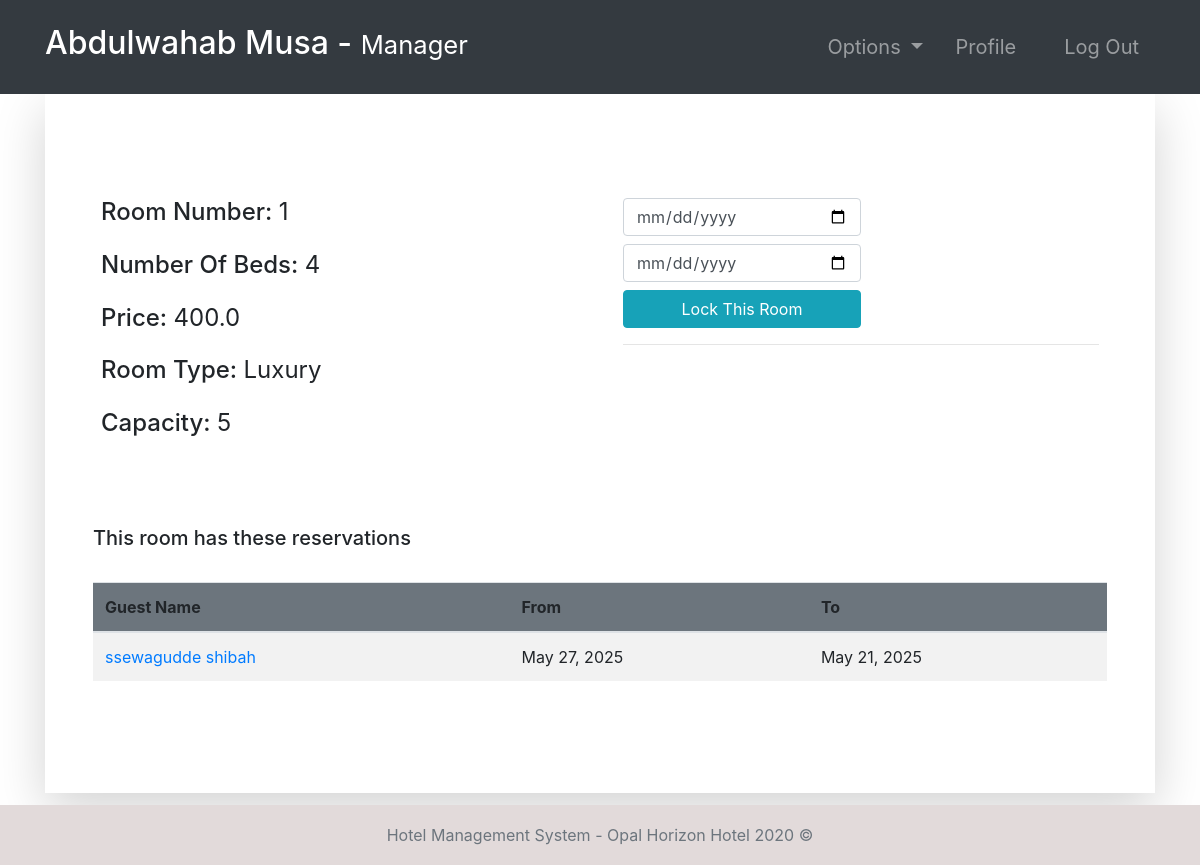
/room-profile/1/ (signed in), run on the app's committed database.
### room/models.py (models this page shows, shortened)
class Room(models.Model):
    ROOM_TYPES = (
        ('King', 'King'),
        ('Luxury', 'Luxury'),
        ('Normal', 'Normal'),
        ('Economic', 'Economic'),
    )
    number = models.IntegerField(primary_key=True)
    capacity = models.SmallIntegerField()
    numberOfBeds = models.SmallIntegerField()
    roomType = models.CharField(max_length=20, choices=ROOM_TYPES)
    price = models.FloatField()
    statusStartDate = models.DateField(null=True)
    statusEndDate = models.DateField(null=True)

class Booking(models.Model):
    roomNumber = models.ForeignKey(Room, on_delete=models.CASCADE)
    guest = models.ForeignKey('accounts.Guest', null=True, on_delete=models.CASCADE)
    dateOfReservation = models.DateField(default=timezone.now)
    startDate = models.DateField()
    endDate = models.DateField()

### accounts/models.py (models this page shows, shortened)
class Guest(models.Model):
    user = models.OneToOneField(User, null=True, on_delete=models.CASCADE)
    phoneNumber = PhoneNumberField(unique=True)

### room/views.py (the view, shortened to what this page needs)
# urls.py: path('room-profile/<str:id>/', room_profile, name="room-profile"),
@login_required(login_url='login')
def room_profile(request, id):
    role = str(request.user.groups.all()[0])
    path = role + "/"
    tempRoom = Room.objects.get(number=id)
    bookings = Booking.objects.filter(roomNumber=tempRoom)
    guests = Guest.objects.all()
    bookings2 = Booking.objects.all()
    context = {
        "role": role,
        "bookings": bookings,
        "room": tempRoom,
        "guests": guests,
        "bookings2": bookings2
    }
    return render(request, path + "room-profile.html", context)

### templates/manager/room-profile.html
{% extends '../index.html' %}
{% block context %}
{% include '../common_pages/room-profile.html' %}
{% endblock %}

### templates/incs/nav.html (shortened to what this page needs)
<nav class="navbar navbar-dark bg-dark navbar-expand-lg py-3 " role="navigation">
    <div class="container">
        <a href="" class="navbar-brand">
            <h2 class="text-capitalize">
                {{ request.user.first_name }} {{ request.user.last_name }} -
                <small>
                    {{ role }}
                </small>
            </h2>
        </a>
        <div class="collapse navbar-collapse" id="navbarTags">
            <ul class="navbar-nav ml-auto">
                <li class="nav-item dropdown p-2">
                    <a class="nav-link dropdown-toggle" href="#" id="navbarDropdown" role="button"
                        data-toggle="dropdown" aria-haspopup="true" aria-expanded="false">
                        Options
                    </a>
                </li>
                <li class="nav-item mr-3 p-2">
                    {% if role == 'staff' or role == 'receptionist' or role == 'admin' or role == 'manager' %}
                    <a href="{% url 'employee-profile' user.id %}" class="nav-link">Profile</a>
                    {% endif %}
                </li>
                <li class="nav-item p-2 ">
                    <a href="{% url 'logout' %}" class="nav-link">Log Out</a>
                </li>
            </ul>
        </div>
    </div>
</nav>

### templates/common_pages/room-profile.html (shortened to what this page needs)
<div class="container">
    <div class="shadow-lg p-5">
        <div class="row mt-5">
            <div class="col-6">
                <div class="p-2 h4">
                    <span>Room Number:</span>
                    <span class="font-weight-normal">{{room.number}}</span>
                </div>
                <div class="p-2 h4">
                    <span>Number Of Beds:</span>
                    <span class="font-weight-normal">{{room.numberOfBeds}}</span>
                </div>
                <div class="p-2 h4">
                    <span>Price:</span>
                    <span class="font-weight-normal">{{room.price}}</span>
                </div>
                <div class="p-2 h4">
                    <span>Room Type:</span>
                    <span class="font-weight-normal">{{ room.roomType }}</span>
                </div>
                <div class="p-2 h4">
                    <span>Capacity: </span>
                    <span class="font-weight-normal">{{room.capacity}}</span>
                </div>
            </div>
            <div class="col-6">
                {% if role == "manager" or role == "admin" %}
                <div class="p-2 h4 ">
                    <form action="" method="POST">
                        <input type="date" placeholder="Enter Start Date" name="bsd" required
                            class="form-control w-50 mb-2">
                        <input type="date" placeholder="Enter End Date" name="bed" required
                            class="form-control w-50 mb-2">
                        <button name="lockRoom" type="submit" class="btn btn-info w-50">Lock This Room</button>
                        <br>
                    </form>
                    <form action="" method="POST">
                        <hr>
                    </form>
                </div>
                {% endif %}
                <br>
            </div>
        </div>
        <br>
        <div class="table-responsive table-striped my-5">
            <div class="table-header row">
                <div class="col-sm-12 col-md-12 col-lg-4 mb-4">
                    <h5>This room has these reservations</h5>
                </div>
            </div>
            <table class="table table-hover table-striped">
                <thead class="bg-secondary rounded">
                    <tr>
                        {% if role != 'guest' %} <th>Guest Name</th> {% endif %}
                        <th>From </th>
                        <th>To</th>
                    </tr>
                </thead>
                <tbody>
                    {% for bo in bookings %}
                    <tr>
                        {% if role != 'guest' %} <td><a href="{% url 'guest-profile' bo.guest.user.id %}">
                                {{bo.guest.user.first_name}}
                                {{bo.guest.user.last_name}}</a></td>
                        {%endif %}
                        <td>{{bo.startDate}}</td>
                        <td>{{bo.endDate}}</td>
                    </tr>
                    {% endfor %}
                </tbody>
            </table>
        </div>
    </div>
</div>

### static/css/main.css (style rules this page uses)
* { margin: 0; padding: 0; -webkit-font-smoothing: antialiased; }
body { position: relative; }
nav .nav-item { font-size: 20px; }

### data on the page
Room: number "1", numberOfBeds "4", price "400.0", roomType "Luxury", capacity "5"
Booking: guest.user.first_name "ssewagudde", guest.user.last_name "shibah", startDate "May 27, 2025", endDate "May 21, 2025"

### other printed values
{{ request.user.first_name }} "Abdulwahab"
{{ request.user.last_name }} "Musa"
{{ role }} "Manager"
